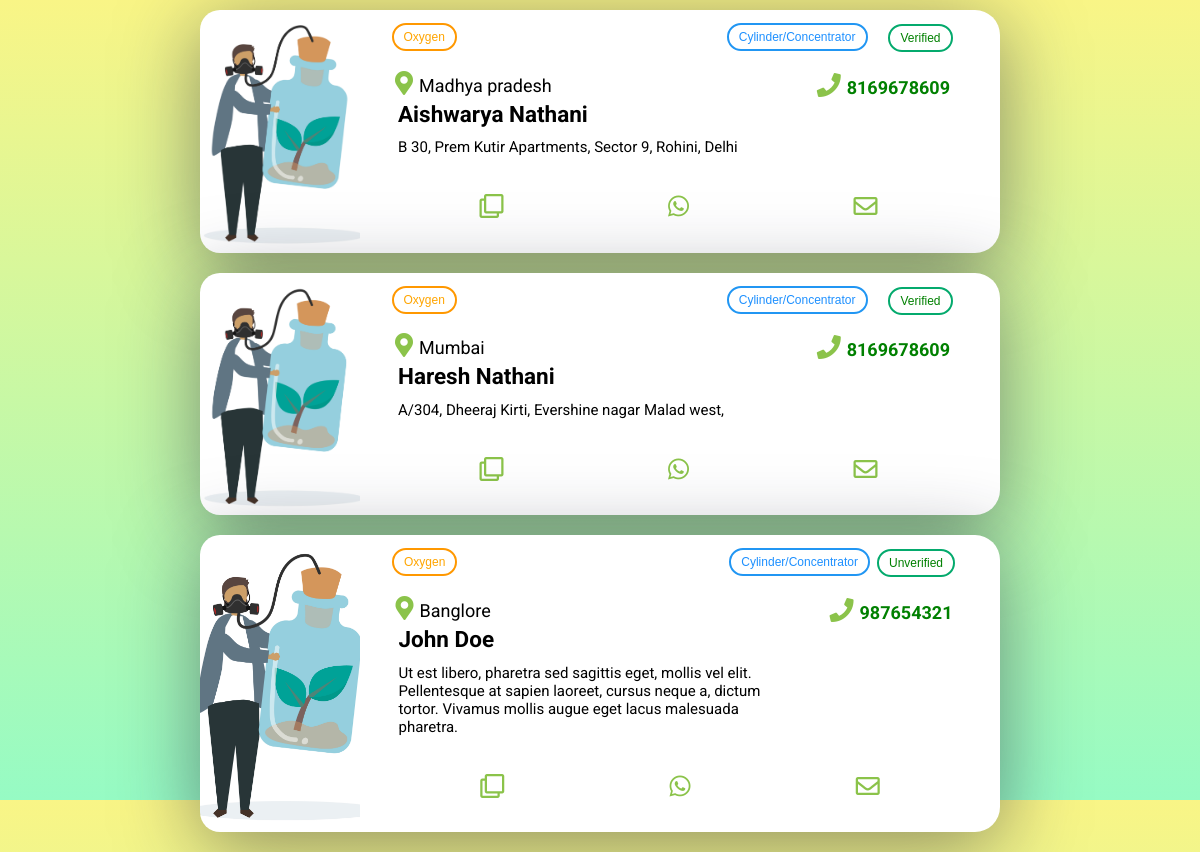
The app's page /leads/oxygenleads with its own data.
### srotApp/models.py (models this page shows, shortened)
class Oxygen(models.Model):
    oxygen_lead_name = models.CharField(max_length=100)
    oxygen_lead_email = models.CharField(max_length=100)
    oxygen_lead_contact = models.CharField(max_length=100)
    oxygen_lead_city = models.CharField(max_length=100)
    oxygen_lead_address = models.CharField(max_length=500)
    oxygen_lead_verify = models.CharField(max_length=100)
    oxygen_lead_details = models.CharField(max_length=500)

### srotApp/views.py (the view)
# urls.py: path('leads/oxygenleads',views.oxygenleads,name="oxygenleads"),
def oxygenleads(request):
    all_oxy = Oxygen.objects.all()
    context = {'oxys':all_oxy}
    return render(request,'leads/oxygenleads.html', context)

### srotApp/templates/leads/oxygenleads.html (shortened to what this page needs)
<!DOCTYPE html>
<html>
<head>
    <link rel="stylesheet" href="https://use.fontawesome.com/releases/v5.8.2/css/all.css"
>
    <link rel="stylesheet" href="/media/css/cards.css">
</head>
<body>
    <div>
        {% for oxy in oxys %}
        <div class="card">
            <div class="card-text">
                <div class="portada" style="background-image: url('/media/images/leads/oxygen.jpg');">
                </div>
                <div class="title-total">
                    <br>
                    <div class="service-type"><button class="btn warning">Oxygen</button></div>
                    <div class="service"><button class="btn info">Cylinder/Concentrator</button>
                    </div>
                    <div class="verified"><button class="btn success">{{ oxy.oxygen_lead_verify }}</button></div>
                    <div class="contact"><button><i class="fas fa-phone"></i></button>{{ oxy.oxygen_lead_contact }}
                    </div>
                    <div class="location"><button><i
                                class="fas fa-map-marker-alt"></i></button>{{ oxy.oxygen_lead_city }}</div>
                    <h2>{{ oxy.oxygen_lead_name }}</h2>
                    <div class="desc">{{ oxy.oxygen_lead_address }}</div>
                    <div class="actions">
                        <button><i class="far fa-clone"></i></button>
                        <button><i class="fab fa-whatsapp"></i></button>
                        <button><i class="far fa-envelope"></i></button>
                    </div>
                </div>
            </div>
        </div>
        {% endfor %}
    </div>
</body>
</html>

### media/css/cards.css (style rules this page uses)
body { font-family: Roboto, sans-serif; margin: 0; height: 100vh; display: grid; align-items: center; justify-items: center; background-image: linear-gradient(to top, #96fbc4 0%, #f9f586 100%); }
.card { background: #fff; border-radius: 4px; box-shadow: 0px 14px 80px rgba(34, 35, 58, 0.5); max-width: 800px; display: flex; flex-direction: row; border-radius: 25px; position: relative; margin-top: 10px !important; margin-bottom: 20px !important; }
.card h2 { margin-top: -30px; padding: 0 1rem; }
.card .contact { padding: 1rem; text-align: right; color: green; font-weight: bold; font-size: 18px; margin-top: -20px; margin-right: 9px; }
.card .location { padding: 2rem; text-align: left; font-size: 18px; margin-top: -80px; margin-left: -25px; }
.card .service { padding: inherit; text-align: right; font-weight: bold; font-size: 18px; margin-top: -87px; margin-right: 100px; }
.card .service-type { padding: inherit; text-align: left; font-weight: bold; font-size: 18px; margin-top: -80px; margin-right: 20px; margin-left: -13px; margin-bottom: -5px; }
.card .verified { padding: inherit; text-align: right; font-weight: bold; font-size: 18px; margin-top: -87px; }
.card .desc { padding: 0.5rem 1rem; font-size: 15px; margin-right: 161px; margin-top: -15px; margin-bottom: 20px; }
.card .actions { display: grid; grid-template-columns: repeat(3, 1fr); align-items: center; padding: 0.5rem 1rem; }
.card-text { display: grid; grid-template-columns: 0.5fr 2fr; }
.title-total { padding: 2.5em 1.5em 1.5em 1.5em; font-size: 15px; }
.portada { width: 100%; height: 100%; border-top-left-radius: 20px; border-bottom-left-radius: 20px; background-position: bottom center; background-size: cover; }
button { border: none; background: none; font-size: 24px; color: #8bc34a; cursor: pointer; transition: 0.5s; }
.btn { border: 2px solid black; background-color: white; color: black; padding: 5px 10px; font-size: 12px; cursor: pointer; border-radius:25px; }
.success { border-color: #04AA6D; color: green; }
.info { border-color: #2196F3; color: dodgerblue; margin-top: -100px; margin-right: -15px; }
.warning { border-color: #ff9800; color: orange; }
.desc { min-width: 400px; }

### records on screen
Oxygen: oxygen_lead_verify "Verified", oxygen_lead_contact "8169678609", oxygen_lead_city "Madhya pradesh", oxygen_lead_name "Aishwarya Nathani", oxygen_lead_address "B 30, Prem Kutir Apartments, Sector 9, Rohini, Delhi"
Oxygen: oxygen_lead_verify "Verified", oxygen_lead_contact "8169678609", oxygen_lead_city "Mumbai", oxygen_lead_name "Haresh Nathani", oxygen_lead_address "A/304, Dheeraj Kirti, Evershine nagar Malad west,"
Oxygen: oxygen_lead_verify "Unverified", oxygen_lead_contact "987654321", oxygen_lead_city "Banglore", oxygen_lead_name "John Doe", oxygen_lead_address "Ut est libero, pharetra sed sagittis eget, mollis vel elit. Pellentesque at sapien laoreet, cursus neque a, dictum tortor. Vivamus mollis augue eget lacus malesuada pharetra."
